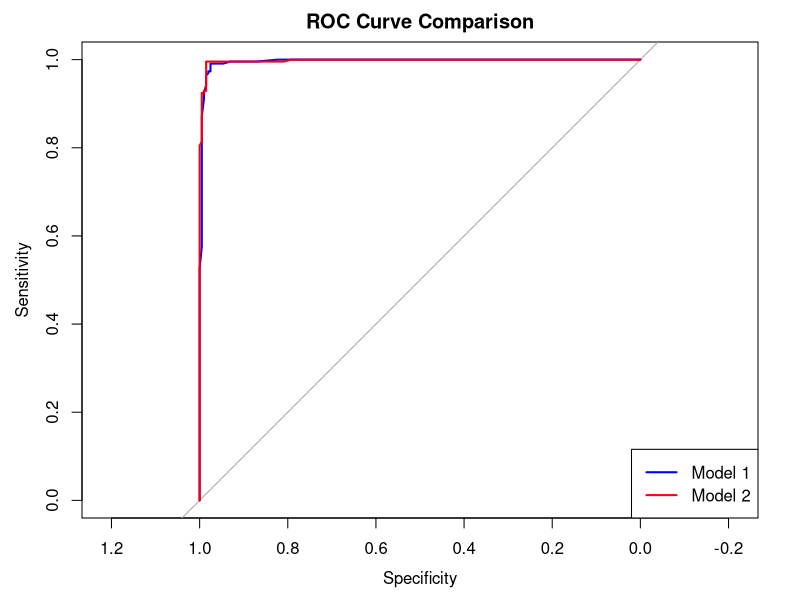

The R source for this figure:
## ---- chunk 1
impeach_data <- read.csv("impeach.csv", header = TRUE)

# Remove rows with missing values
impeach_data <- na.omit(impeach_data)

# Define binary impeachment variable
impeach_data$impch <- ifelse(impeach_data$votesum > 0, 1, 0)
## ---- chunk 2
summary(impeach_data)
## ---- chunk 3
model1 <- glm(impch ~ partyid + clint96, data = impeach_data, family = binomial)
summary(model1)
## ---- chunk 4
model2 <- glm(impch ~ partyid + clint96 + ccoal98, data = impeach_data, family = binomial)
summary(model2)

# Compare models using Likelihood Ratio Test
lr_test <- 1 - pchisq(2 * (logLik(model2) - logLik(model1)), df = 1)
lr_test
## ---- chunk 5
library(pROC)

# Ensure response and predictions have the same length
predicted_prob1 <- predict(model1, type = "response")
predicted_prob2 <- predict(model2, type = "response")

roc1 <- roc(impeach_data$impch, predicted_prob1)
roc2 <- roc(impeach_data$impch, predicted_prob2)

plot(roc1, col = "blue", main = "ROC Curve Comparison", lwd = 2)
lines(roc2, col = "red", lwd = 2)
legend("bottomright", legend = c("Model 1", "Model 2"), col = c("blue", "red"), lty = 1, lwd = 2)
## ---- chunk 6
auc1 <- auc(roc1)
auc2 <- auc(roc2)
print(c(AUC_Model1 = auc1, AUC_Model2 = auc2))

## ---- chunk 7
roc_test <- roc.test(roc1, roc2)
roc_test

